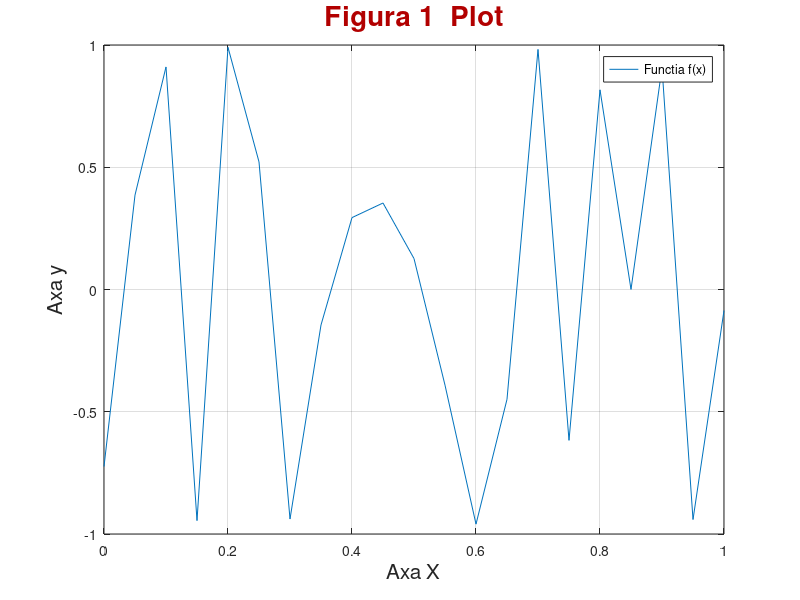

This chart was generated by the following MATLAB code: (Note: this script raises an error after producing the figure.)
%FAF212
%Lupascu Felicia
%Exercitiul 1 Laborator 3
clf
x=[0:0.05:1];
y=sin(1./(((2.*pi./11)-(atan(x).^(2*x)))))
figure(1);
plot(x,y)
grid on
title('Figura 1  Plot', 'fontSize', 20, 'Color', [.7 0 0])
xlabel('Axa X', 'fontSize', 15)
ylabel('Axa y', 'fontSize', 15)
 legend('Functia f(x)')
% figure 2 cu fplot
 x= [0:0.05:1];
figure(2);
fplot('f', [0.189,0.79]);
grid on
title('Figura 1  Fplot', 'fontSize', 20, 'Color', [.7 0 0])
xlabel('Axa X', 'fontSize', 15)
ylabel('Axa y', 'fontSize', 15)
legend('Functia f(x)')
